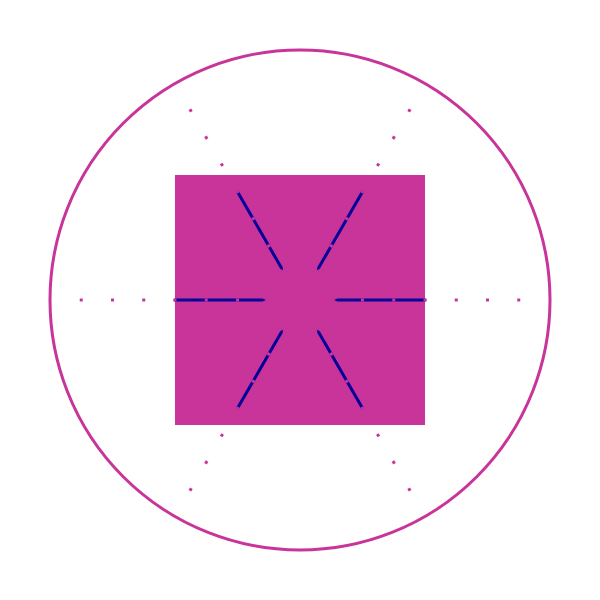
Frame 1 (no input)
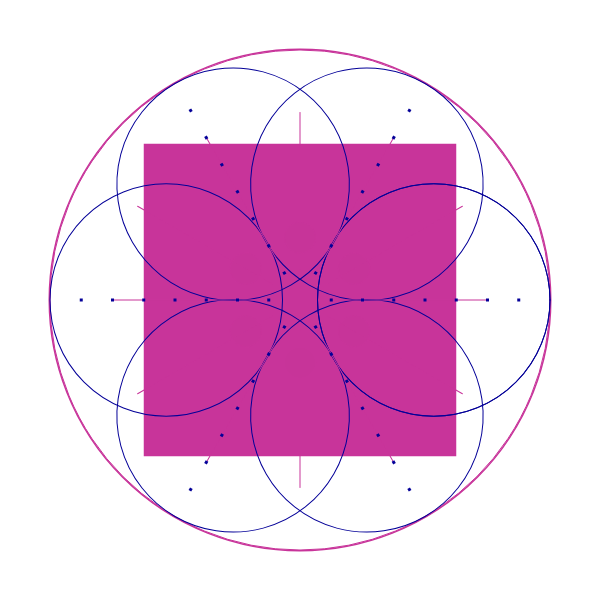
Frame 2 (the mouse pressed at the canvas centre, redrawn once)

The p5.js sketch that drew these frames (run headless with seeded random() and noise() and a simulated clock; the mouse was pressed at the canvas centre and the sketch redrawn once):

// p5.js sketch
// ── sketch.js
const SIDES = 6
const CRYSTAL_SIZE = 500

let PALETTE = []

function getRandomFromPalette() {
  const rando2 = floor(random(0, PALETTE.length))
  return PALETTE[rando2]
}

function setup() {
  PALETTE = [color(200, 52, 154), color(4, 0, 152)]
  createCanvas(600, 600)
  noLoop()
  rectMode(CENTER)
  angleMode(DEGREES)
}

function draw() {
  const crystal = new Crystal(width / 2, height / 2)

  crystal.render()
}

// ── Crystal.js
class Crystal {
  x = 0
  y = 0
  layers = []

  constructor(poxX, poxY) {
    this.x = poxX
    this.y = poxY

    layerConstructors.forEach((lcon) => {
      let picker = random(1)

      if (picker > lcon.weight) {
        this.layers.push(lcon.init())
      }
    })
  }

  render() {
    push()
    translate(this.x, this.y)
    this.layers.forEach((layer) => {
      layer.render()
    })
    pop()
  }
}

// ── helpers.js
function randomSelectTwo() {
  return random(1) > 0.5
}

function hexagon(posX, poxY, radius) {
  const rotAngle = 360 / 6
  beginShape()
  for (let i = 0; i < 6; i++) {
    const thisVertex = pointOnCircle(posX, poxY, radius, i * rotAngle)
    vertex(thisVertex.x, thisVertex.y)
  }
  endShape(CLOSE)
}

function pointOnCircle(posX, poxY, radius, angle) {
  const x = posX + radius * cos(angle)
  const y = poxY + radius * sin(angle)

  return createVector(x, y)
}

function myTriangle(center, radius, direction) {
  if (direction) {
    beginShape()
    vertex(center + radius * cos(0), radius * sin(0))
    vertex(center + radius * cos(120), radius * sin(120))
    vertex(center + radius * cos(240), radius * sin(240))
    endShape(CLOSE)
  } else {
    beginShape()
    vertex(center + radius * cos(180), radius * sin(180))
    vertex(center + radius * cos(300), radius * sin(300))
    vertex(center + radius * cos(60), radius * sin(60))
    endShape(CLOSE)
  }
}

const layerConstructors = [
  {
    name: 'Outline Shape',
    init: () => new OutlineShape(),
    weight: 0.3,
  },
  {
    name: 'Centered Shape',
    init: () => new CenterShape(),
    weight: 0.3,
  },
  {
    name: 'Circles',
    init: () => new Circles(),
    weight: 0.3,
  },

  {
    name: 'Simple Lines',
    init: () => new SimpleLines(),
    weight: 0.3,
  },

  {
    name: 'Dotted Lines',
    init: () => new DottedLines(),
    weight: 0.3,
  },

  {
    name: 'Ring of Shapes',
    init: () => new RingOfShapes(),
    weight: 0.3,
  },
  {
    name: 'Stepped Hexogons',
    init: () => new SteppedHexagons(),
    weight: 1,
  },
  {
    name: 'Test Lines',
    init: () => new TestLines(),
    weight: 1,
  },
]

// ── layer.js
class Layer {
  sides = 0
  numShapes = 0
  angle = 0
  stepsOut = 8
  singleStep = 0
  thinStroke = 1
  thickStroke = 3
  layerColor = null

  constructor() {
    this.sides = SIDES
    this.numShapes = this.sides
    this.angle = 360 / this.numShapes
    this.stepsOut = 8
    this.singleStep = CRYSTAL_SIZE / 2 / this.stepsOut
    this.thinStroke = 1
    this.thickStroke = 3
    this.layerColor = getRandomFromPalette()
  }
}

class Circles extends Layer {
  constructor() {
    super()
    this.shapeSize = (CRYSTAL_SIZE / 2) * 0.93
    this.position = CRYSTAL_SIZE / 2 - this.shapeSize / 2
    // this.weight = randomSelectTwo() ? 3 : 1
  }

  render() {
    noFill()
    stroke(this.layerColor)
    strokeWeight(1)
    push()
    for (let i = 0; i <= this.numShapes; i++) {
      ellipse(this.position, 0, this.shapeSize)
      rotate(this.angle)
    }
    pop()
  }
}

class SimpleLines extends Layer {
  constructor() {
    super()
    this.numSteps = randomSelectTwo()
      ? this.stepsOut
      : int(this.stepsOut * 1.25)
    this.step = CRYSTAL_SIZE / 2 / this.numSteps
    this.start = floor(random(1, this.numSteps))
    this.stop = floor(random(this.start, this.numSteps) + 1)
    this.weight = randomSelectTwo() ? 3 : 1
    this.numShapes = randomSelectTwo() ? this.sides : this.sides * 2
    this.angle = 360 / this.numShapes
  }

  render() {
    noFill()
    stroke(this.layerColor)
    strokeWeight(this.weight)
    push()
    for (let i = 0; i < this.numShapes; i++) {
      line(this.start * this.step, 0, this.stop * this.step, 0)
      rotate(this.angle)
    }
    pop()
  }
}

class OutlineShape extends Layer {
  constructor() {
    super()
    this.weight = randomSelectTwo() ? 3 : 1
    this.drawHexagon = randomSelectTwo()
  }

  render() {
    push()
    stroke(this.layerColor)
    strokeWeight(this.weight)
    if (this.drawHexagon) {
      hexagon(0, 0, CRYSTAL_SIZE / 2)
    } else {
      ellipse(0, 0, CRYSTAL_SIZE, CRYSTAL_SIZE)
    }
    pop()
  }
}

class DottedLines extends Layer {
  constructor() {
    super()
    this.numShapes = randomSelectTwo() ? this.sides : this.sides * 2
    this.angle = 360 / this.numShapes
    this.shapeSize = 3
    this.centerOffset = this.singleStep
  }

  render() {
    fill(this.layerColor)
    noStroke()
    push()
    for (let i = 0; i < this.numShapes; i++) {
      for (
        let j = this.centerOffset;
        j < CRYSTAL_SIZE / 2;
        j += this.singleStep
      ) {
        rect(j, 0, this.shapeSize, this.shapeSize)
      }
      rotate(this.angle)
    }
    pop()
  }
}

class CenterShape extends Layer {
  constructor() {
    super()
    this.randomShape = random(1)
    this.shapeSize =
      floor(random(this.stepsOut / 2, this.stepsOut - 2)) * this.singleStep
  }

  render() {
    fill(this.layerColor)
    noStroke()
    push()
    if (this.randomShape < 0.3) {
      rect(0, 0, this.shapeSize * 2, this.shapeSize * 2)
    } else if (this.randomShape >= 0.3 && this.randomShape < 0.6) {
      ellipse(0, 0, this.shapeSize * 2)
    } else {
      rotate(this.angle / 2)
      hexagon(0, 0, this.shapeSize)
    }
    pop()
  }
}

class RingOfShapes extends Layer {
  constructor() {
    super()
    this.steps = floor(random(1, this.stepsOut))
    this.center = this.steps * this.singleStep
    this.randomShape = random(1)
    this.direction = randomSelectTwo()
    this.fillColor = randomSelectTwo() ? this.layerColor : color(0, 1)
    this.weight = randomSelectTwo() ? this.thinStroke : this.thickStroke
    if (this.steps < this.stepsOut / 2) {
      this.radius = floor(random(1, this.steps)) * this.singleStep
    } else if (this.steps > this.stepsOut / 2) {
      this.radius =
        floor(random(1, this.stepsOut - this.steps)) * this.singleStep
    } else {
      this.radius = floor(random(1, this.stepsOut / 2 + 1)) * this.singleStep
    }
  }

  render() {
    stroke(this.layerColor)
    fill(this.fillColor)
    strokeWeight(this.weight)
    push()
    for (let i = 0; i < this.numShapes; i++) {
      if (this.randomShape < 0.33) {
        ellipse(0, this.center, this.radius, this.radius)
      } else if (this.randomShape >= 0.33 && this.randomShape < 0.66) {
        rect(0, this.center, this.radius, this.radius)
      } else {
        myTriangle(this.center, this.radius, this.direction)
      }
      rotate(this.angle)
    }
    pop()
  }
}

class SteppedHexagons extends Layer {
  constructor() {
    super()
    this.numShapes = randomSelectTwo() ? this.stepsOut : this.stepsOut * 1.25
    this.centerOffset = (CRYSTAL_SIZE / 2) * 0.15
    this.singleStep = (CRYSTAL_SIZE / 2 - this.centerOffset) / this.numShapes
    this.weight = randomSelectTwo() ? this.thickStroke : this.thinStroke
  }

  render() {
    stroke(this.layerColor)
    noFill()
    strokeWeight(this.weight)
    push()
    rotate(this.angle / 2)
    for (let i = 0; i < this.numShapes; i++) {
      hexagon(0, 0, this.centerOffset + i * this.singleStep)
    }
    pop()
  }
}

class TestLines {
  render() {
    const strokeColor = getRandomFromPalette()
    const numShapes = randomSelectTwo() ? SIDES : SIDES * 2

    noFill()
    push()
    stroke(color(200, 52, 154))
    ellipse(0, 0, CRYSTAL_SIZE, CRYSTAL_SIZE)
    stroke(strokeColor)
    const angle = 360 / numShapes
    for (let i = 0; i < numShapes; i++) {
      line(0, 0, CRYSTAL_SIZE / 2, 0)
      rotate(angle)
    }
    pop()
  }
}
